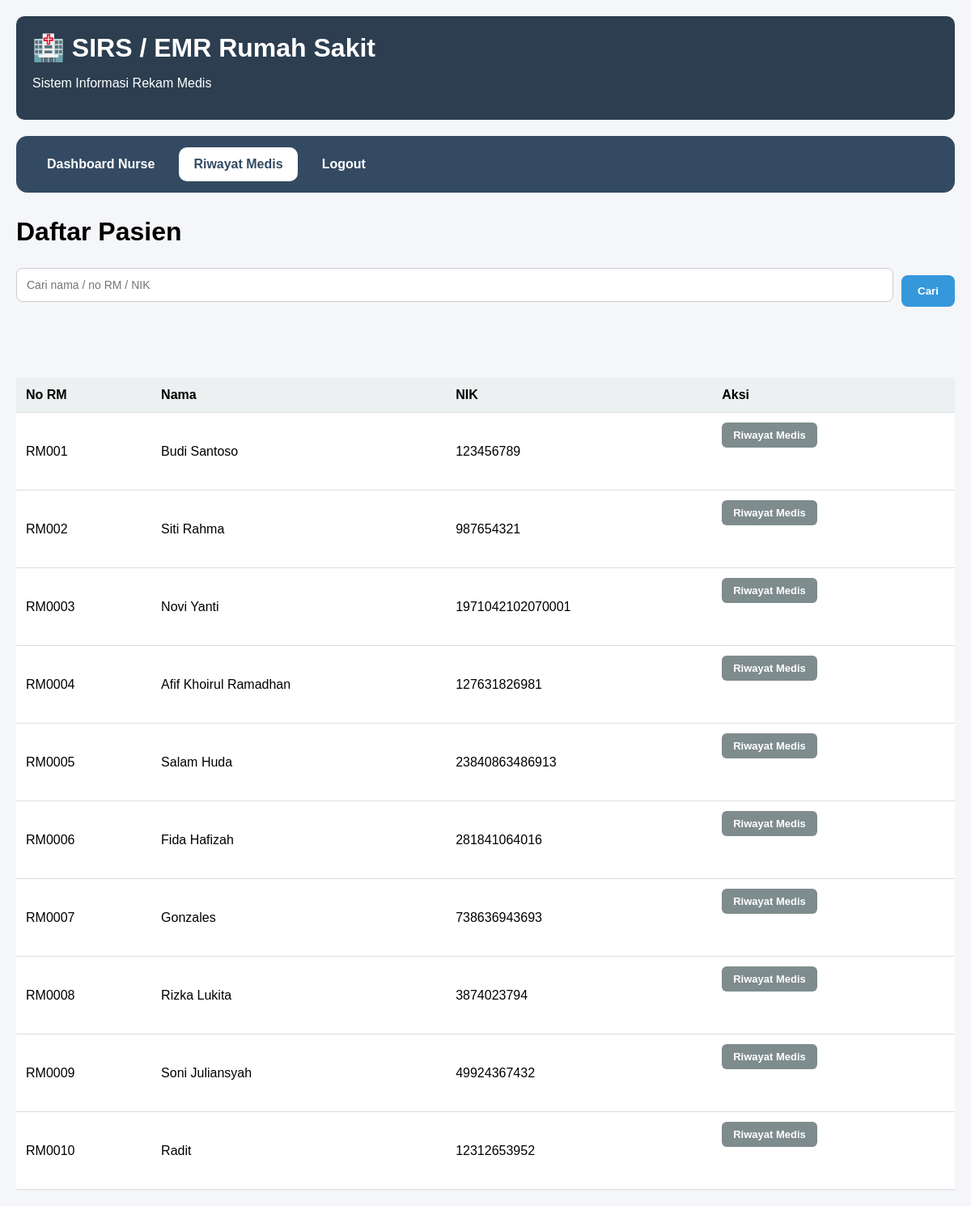
Page /modules/nurse/patients.php (signed in) on the committed database.
### tables this page shows
CREATE TABLE `patients` (
  `id` int(11) NOT NULL,
  `medical_record_number` varchar(50) NOT NULL,
  `nik` varchar(30) DEFAULT NULL,
  `full_name` varchar(100) NOT NULL,
  `gender` enum('male','female') NOT NULL,
  `birth_date` date DEFAULT NULL,
  `phone` varchar(20) DEFAULT NULL,
  `address` text DEFAULT NULL,
  `created_at` timestamp NOT NULL DEFAULT current_timestamp()
);

### modules/nurse/patients.php (the view, shortened to what this page needs)
<?php
include '../../config/database.php';
$search = '';
$query = mysqli_query(
    $conn,
    "SELECT *
FROM patients
WHERE
full_name LIKE '%$search%'
OR
medical_record_number LIKE '%$search%'
OR
nik LIKE '%$search%'"
);
include '../../templates/header.php';
include '../../templates/navbar.php';
?>
<h1>Daftar Pasien</h1>
<form method="GET" style="display:flex;
                                    gap:10px;
                                    align-items:center;">
    <input type="text" name="search" placeholder="Cari nama / no RM / NIK" value="<?= $search; ?>">
    <button type="submit">
        Cari
    </button>
</form>
<br>
<br><br>
<div class="table-container">
    <table>
        <tr>
            <th>No RM</th>
            <th>Nama</th>
            <th>NIK</th>
            <th>Aksi</th>
        </tr>
        <?php while ($patient = mysqli_fetch_assoc($query)) { ?>
            <tr>
                <td><?= $patient['medical_record_number']; ?></td>
                <td><?= $patient['full_name']; ?></td>
                <td><?= $patient['nik']; ?></td>
                <td>
                    <div class="action-group">
                        <a href="patient_history.php?id=<?= $patient['id']; ?>" class="action-btn table-btn gray-btn">
                            Riwayat Medis
                        </a>
                    </div>
                </td>
            </tr>
        <?php } ?>
    </table>
</div>
</div>
<?php
include '../../templates/footer.php';
?>

### assets/css/style.css (style rules this page uses)
body { font-family: Arial, sans-serif; background: #f4f6f9; margin: 0; padding: 20px; }
.action-btn { display: inline-block; background: #3498db; color: white; padding: 12px 20px; border-radius: 8px; text-decoration: none; margin-right: 10px; font-weight: bold; margin-bottom: 20px; }
table { width: 100%; border-collapse: collapse; background: white; }
th, td { padding: 12px; border-bottom: 1px solid #ddd; text-align: left; }
th { background: #ecf0f1; }
.table-container { overflow-x: auto; margin-top: 20px; }
input, select, textarea { width: 100%; padding: 10px; margin-top: 5px; margin-bottom: 15px; border: 1px solid #ccc; border-radius: 5px; box-sizing: border-box; }
button { background: #3498db; color: white; border: none; padding: 10px 20px; border-radius: 5px; cursor: pointer; }
input, textarea, select { width: 100%; padding: 12px; margin-top: 5px; margin-bottom: 20px; border: 1px solid #ccc; border-radius: 8px; box-sizing: border-box; font-size: 14px; }
button { background: #3498db; color: white; border: none; padding: 12px 20px; border-radius: 8px; cursor: pointer; font-weight: bold; }
.action-group { display: flex; gap: 10px; margin-bottom: 20px; flex-wrap: wrap; }
.gray-btn { background: #7f8c8d; }
.table-btn { padding: 8px 14px; font-size: 13px; border-radius: 6px; }

### rows in the picture
patients: medical_record_number "RM001", full_name "Budi Santoso", nik "123456789"
patients: medical_record_number "RM002", full_name "Siti Rahma", nik "987654321"
patients: medical_record_number "RM0003", full_name "Novi Yanti", nik "1971042102070001"
patients: medical_record_number "RM0004", full_name "Afif Khoirul Ramadhan", nik "127631826981"
patients: medical_record_number "RM0005", full_name "Salam Huda", nik "23840863486913"
patients: medical_record_number "RM0006", full_name "Fida Hafizah", nik "281841064016"
patients: medical_record_number "RM0007", full_name "Gonzales", nik "738636943693"
patients: medical_record_number "RM0008", full_name "Rizka Lukita", nik "3874023794"
patients: medical_record_number "RM0009", full_name "Soni Juliansyah", nik "49924367432"
patients: medical_record_number "RM0010", full_name "Radit", nik "12312653952"
